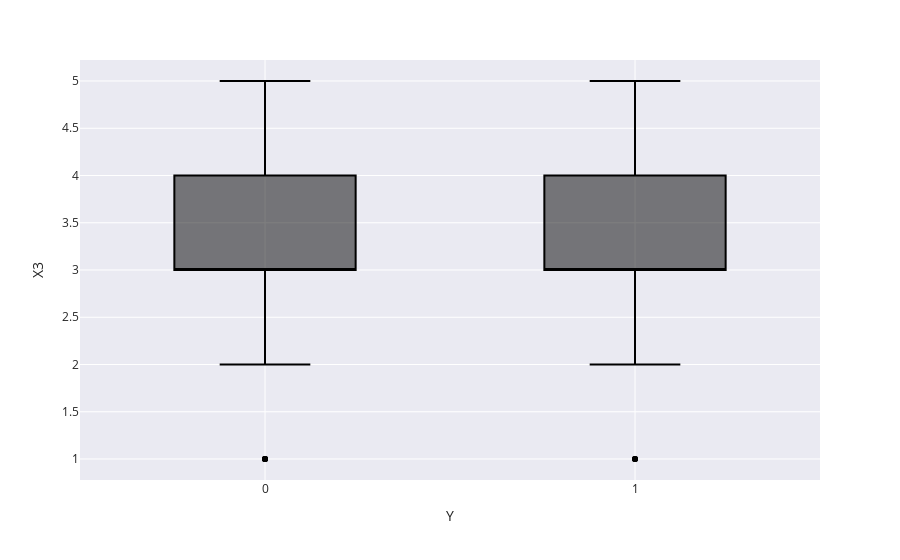

Notebook cell for this chart:
### Code cell
px.box(data,x=data["Y"],y=data[data.columns[3]]).update_traces(marker_color="black").update_layout(template="seaborn")

### Figure 1 — Plotly figure (JSON) as saved in the notebook; plotly's stock layout.template omitted (floating-point values rounded to 4 significant figures)
{"data": [{"alignmentgroup": "True", "hovertemplate": "Y=%{x}<br>X3=%{y}<extra></extra>", "legendgroup": "", "marker": {"color": "black"}, "name": "", "notched": false, "offsetgroup": "", "orientation": "v", "showlegend": false, "type": "box", "x": [0, 0, 1, 0, 0, 1, 0, 1, 0, 0, 0, 0, 1, 0, 0, 1, 0, 1, 0, 0, 1, 0, 0, 1, 1, 0, 1, 1, 1, 1, 0, 0, 1, 1, 1, 0, 1, 1, 1, 1, 0, 1, 0, 0, 1, 1, 1, 0, 1, 1, 1, 1, 1, 1, 1, 1, 0, 0, 1, 1, 0, 1, 1, 0, 1, 1, 0, 0, 1, 1, 1, 0, 1, 0, 1, 0, 0, 1, 0, 1, 1, 0, 1, 1, 0, 1, 1, 0, 0, 0, 0, 1, 1, 1, 0, 1, 0, 1, 1, 0, 1, 1, 0, 1, 0, 1, 1, 0, 0, 1, 0, 0, 0, 0, 0, 0, 1, 1, 1, 1, 0, 1, 1, 1, 0, 0], "x0": " ", "xaxis": "x", "y": [3, 3, 3, 3, 3, 3, 2, 4, 4, 4, 3, 3, 4, 4, 3, 4, 4, 4, 2, 4, 3, 5, 5, 2, 3, 3, 3, 1, 1, 3, 3, 3, 4, 4, 3, 3, 4, 4, 3, 3, 3, 4, 3, 3, 2, 4, 3, 1, 5, 3, 3, 3, 4, 4, 2, 2, 1, 4, 5, 4, 3, 4, 4, 5, 3, 3, 3, 1, 5, 5, 3, 5, 3, 3, 5, 3, 2, 3, 3, 5, 2, 3, 4, 2, 4, 3, 3, 3, 2, 1, 5, 3, 5, 4, 3, 5, 3, 5, 3, 2, 2, 4, 3, 4, 3, 4, 5, 4, 4, 4, 3, 3, 3, 4, 2, 5, 4, 5, 3, 1, 4, 3, 3, 3, 3, 2], "y0": " ", "yaxis": "y"}], "layout": {"boxmode": "group", "legend": {"tracegroupgap": 0}, "margin": {"t": 60}, "xaxis": {"anchor": "y", "domain": [0, 1], "title": {"text": "Y"}}, "yaxis": {"anchor": "x", "domain": [0, 1], "title": {"text": "X3"}}}}
